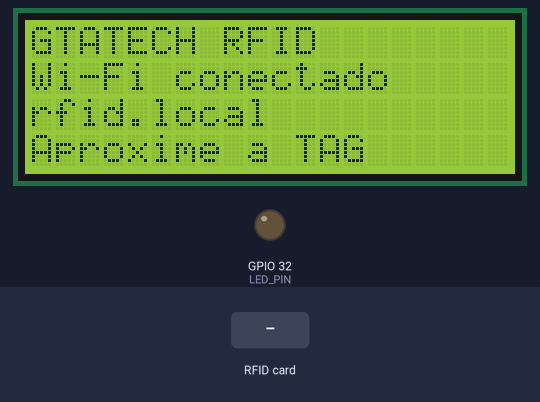
A sketch run on a simulated ESP32. Shown: 20×4 character LCD, output pins drawn as LEDs (lit = HIGH). Inputs (shaded band) come from the test bench. WiFi joins after 1.5 s; servers stay silent unless stated; uploads are accepted with an empty reply; what the sketch prints to the serial monitor is not drawn.

Above: at 3.1 s.
3.2 s: RFID card 5E 7A 19 C4 held to the reader
At 4.5 s:
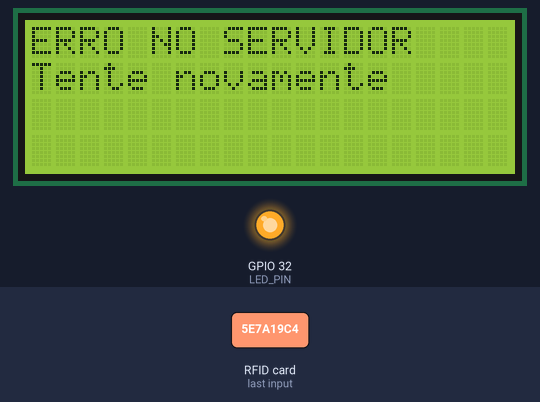
At 8.7 s:
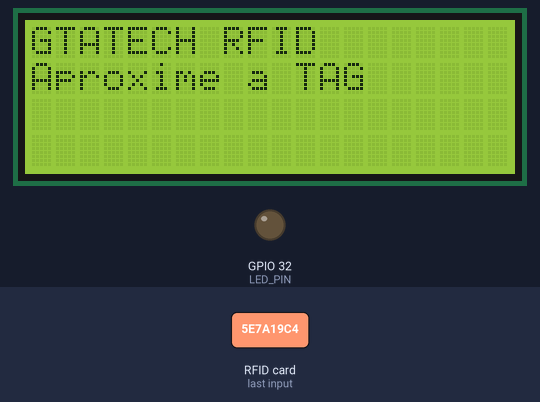
Timing chart, 0 to 10.2 s (numbered marks = the images above; inputs shaded):
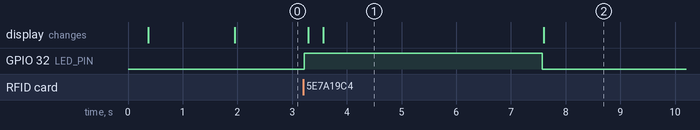

Measured:
- after the input at 3.2 s, GPIO 32 (LED_PIN): LOW → HIGH at once, → LOW 4.4 s later; the display: first changes after 0.09 s (image 1 shows a later state)
- what the display in image 1 shows lasts 4.0 s, from 3.6 s to 7.6 s

The sketch:

esp32_rfid.ino
```cpp
/*
 * GTATECH - leitor RFID ESP32
 * ESP32 + MFRC522 + LCD I2C 20x4
 *
 * Identificacao mDNS: rfid.local
 *
 * API:
 * http://servertecnico.local/index.php?r=api-rfid
 *
 * Campo enviado: tag_uid=uid-em-hex-minusculo
 * Resposta esperada: l1|l2|l3|l4
 */

#include <WiFi.h>
#include <HTTPClient.h>
#include <WiFiClient.h>
#include <Wire.h>
#include <SPI.h>
#include <MFRC522.h>
#include <LiquidCrystal_I2C.h>
#include <ESPmDNS.h>

// ========================================
// CONFIGURACAO WI-FI
// ========================================

const char* WIFI_SSID = "MundoSENAI";
const char* WIFI_PASS = "senai2025";

// Servidor PHP — rota registrada em config/routes.php
const char* SERVER_URL =
  "http://servertecnico.local/index.php?r=api-rfid";

// Nome mDNS do ESP32
const char* MDNS_HOSTNAME = "rfid";

// ========================================
// PINOS
// ========================================

#define RFID_SS_PIN   21
#define RFID_RST_PIN  22
#define LCD_SDA_PIN   33
#define LCD_SCL_PIN   25
#define LED_PIN       32

// ========================================
// OBJETOS
// ========================================

LiquidCrystal_I2C lcd(0x27, 20, 4);
MFRC522 rfid(RFID_SS_PIN, RFID_RST_PIN);

// ========================================
// VARIAVEIS GLOBAIS
// ========================================

unsigned long wifiRetryAt = 0;
unsigned long cardResetAt = 0;

String lastUid = "";

bool mdnsStarted = false;

// ========================================
// LCD
// ========================================

void lcdText(byte line, const String& text) {
  String padded = text.substring(0, 20);

  while (padded.length() < 20) {
    padded += ' ';
  }

  lcd.setCursor(0, line);
  lcd.print(padded);
}

void showLCD(
  const String& l1,
  const String& l2,
  const String& l3,
  const String& l4
) {
  lcdText(0, l1);
  lcdText(1, l2);
  lcdText(2, l3);
  lcdText(3, l4);
}

void waitingScreen() {
  showLCD(
    "GTATECH RFID",
    "Aproxime a TAG",
    "",
    ""
  );
}

// ========================================
// ESPmDNS
// ========================================

void startMDNS() {

  if (mdnsStarted) {
    return;
  }

  if (WiFi.status() != WL_CONNECTED) {
    return;
  }

  if (MDNS.begin(MDNS_HOSTNAME)) {

    mdnsStarted = true;

    Serial.println();
    Serial.println("================================");
    Serial.println("mDNS iniciado com sucesso!");
    Serial.print("Nome: ");
    Serial.println(MDNS_HOSTNAME);
    Serial.println("Endereco: http://rfid.local");
    Serial.print("IP: ");
    Serial.println(WiFi.localIP());
    Serial.println("================================");

  } else {

    Serial.println("Falha ao iniciar mDNS");

  }
}

void stopMDNS() {

  if (mdnsStarted) {

    MDNS.end();
    mdnsStarted = false;

    Serial.println("mDNS encerrado");

  }
}

// ========================================
// UID DO CARTAO RFID
// ========================================

String uidFromCard() {

  String uid = "";

  uid.reserve(rfid.uid.size * 2);

  for (byte i = 0; i < rfid.uid.size; i++) {

    if (rfid.uid.uidByte[i] < 0x10) {
      uid += '0';
    }

    uid += String(rfid.uid.uidByte[i], HEX);
  }

  uid.toLowerCase();

  return uid;
}

// ========================================
// CONEXAO WI-FI
// ========================================

bool connectWiFi(bool showStatus) {

  if (WiFi.status() == WL_CONNECTED) {
    return true;
  }

  WiFi.mode(WIFI_STA);

  WiFi.begin(WIFI_SSID, WIFI_PASS);

  if (!showStatus) {
    return false;
  }

  showLCD(
    "GTATECH RFID",
    "Conectando Wi-Fi...",
    "Aguarde",
    ""
  );

  unsigned long start = millis();

  while (
    WiFi.status() != WL_CONNECTED &&
    millis() - start < 30000
  ) {

    delay(500);
    Serial.print('.');

  }

  Serial.println();

  if (WiFi.status() == WL_CONNECTED) {

    Serial.print("Wi-Fi conectado. IP: ");
    Serial.println(WiFi.localIP());

    startMDNS();

    showLCD(
      "GTATECH RFID",
      "Wi-Fi conectado",
      "rfid.local",
      "Aproxime a TAG"
    );

    return true;

  }

  Serial.println("Falha ao conectar ao Wi-Fi");

  showLCD(
    "GTATECH RFID",
    "Falha no Wi-Fi",
    "Verifique rede/senha",
    "Tentando novamente"
  );

  return false;
}

// ========================================
// ENVIO DA TAG PARA O SERVIDOR
// ========================================

void sendTag(const String& uid) {

  if (WiFi.status() != WL_CONNECTED) {

    showLCD(
      "ERRO WI-FI",
      "Sem conexao",
      "Reconectando...",
      ""
    );

    wifiRetryAt = millis();

    WiFi.disconnect();

    connectWiFi(false);

    return;
  }

  showLCD(
    "GTATECH RFID",
    "Consultando servidor",
    "",
    ""
  );

  WiFiClient client;

  HTTPClient http;

  http.setTimeout(8000);

  if (!http.begin(client, SERVER_URL)) {

    showLCD(
      "ERRO HTTP",
      "Falha ao iniciar",
      "Tente novamente",
      ""
    );

    return;
  }

  http.addHeader(
    "Content-Type",
    "application/x-www-form-urlencoded"
  );

  String body = "tag_uid=" + uid;

  Serial.print("Enviando UID: ");
  Serial.println(uid);

  int httpCode = http.POST(body);

  Serial.print("Codigo HTTP: ");
  Serial.println(httpCode);

  if (httpCode <= 0) {

    Serial.print("Erro detalhado: ");
    Serial.println(http.errorToString(httpCode));

    Serial.print("IP do ESP32: ");
    Serial.println(WiFi.localIP());

    Serial.print("Servidor: ");
    Serial.println(SERVER_URL);

    showLCD(
      "ERRO DE CONEXAO",
      "Tente novamente",
      "",
      ""
    );

    http.end();

    return;
  }

  String response = http.getString();

  http.end();

  response.trim();

  Serial.println("Resposta do servidor:");
  Serial.println(response);

  if (
    httpCode < 200 ||
    httpCode >= 300 ||
    response.length() == 0
  ) {

    showLCD(
      "ERRO NO SERVIDOR",
      "Tente novamente",
      "",
      ""
    );

    return;
  }

  int p1 = response.indexOf('|');

  int p2 = p1 >= 0
    ? response.indexOf('|', p1 + 1)
    : -1;

  int p3 = p2 >= 0
    ? response.indexOf('|', p2 + 1)
    : -1;

  String l1 = p1 >= 0
    ? response.substring(0, p1)
    : "TAG lida";

  String l2 = p2 >= 0
    ? response.substring(p1 + 1, p2)
    : "Dados recebidos";

  String l3 = p3 >= 0
    ? response.substring(p2 + 1, p3)
    : "";

  String l4 = p3 >= 0
    ? response.substring(p3 + 1)
    : "";

  // ========================================
  // TITULO DO LCD CONFORME O RESULTADO
  // ========================================

  if (
    l2.indexOf("TAG desconhecida") >= 0 ||
    l4.indexOf("NEGADO") >= 0
  ) {

    showLCD(
      "TAG nao encontrada",
      l2,
      l3,
      l4
    );

  } else if (l3.startsWith("GTA:")) {

    showLCD(
      "GTA GTATECH",
      l2,
      l3,
      l4
    );

  } else if (
    l3.indexOf("SEM GTA") >= 0 ||
    l2.indexOf("SEM GTA") >= 0
  ) {

    showLCD(
      "SEM GTA ATIVA",
      l2,
      l3,
      l4
    );

  } else {

    showLCD(
      "Motorista localizado",
      l2,
      l3,
      l4
    );

  }
}

// ========================================
// SETUP
// ========================================

void setup() {

  Serial.begin(115200);

  delay(100);

  pinMode(LED_PIN, OUTPUT);

  digitalWrite(LED_PIN, LOW);

  Wire.begin(
    LCD_SDA_PIN,
    LCD_SCL_PIN
  );

  SPI.begin();

  lcd.init();

  lcd.backlight();

  waitingScreen();

  rfid.PCD_Init();

  Serial.print("Versao MFRC522: 0x");

  Serial.println(
    rfid.PCD_ReadRegister(rfid.VersionReg),
    HEX
  );

  connectWiFi(true);

}

// ========================================
// LOOP PRINCIPAL
// ========================================

void loop() {

  // Verifica conexao Wi-Fi

  if (WiFi.status() != WL_CONNECTED) {

    if (mdnsStarted) {
      stopMDNS();
    }

    if (
      wifiRetryAt == 0 ||
      millis() - wifiRetryAt >= 15000
    ) {

      wifiRetryAt = millis();

      Serial.println("Reconectando Wi-Fi...");

      WiFi.disconnect();

      WiFi.begin(
        WIFI_SSID,
        WIFI_PASS
      );

    }

  } else {

    // Inicia mDNS apos reconectar

    wifiRetryAt = 0;

    if (!mdnsStarted) {
      startMDNS();
    }

  }

  // Verifica nova TAG

  if (!rfid.PICC_IsNewCardPresent()) {
    return;
  }

  if (!rfid.PICC_ReadCardSerial()) {
    return;
  }

  String uid = uidFromCard();

  // Evita leitura duplicada

  if (
    uid == lastUid &&
    millis() - cardResetAt < 4000
  ) {

    rfid.PICC_HaltA();

    rfid.PCD_StopCrypto1();

    return;
  }

  lastUid = uid;

  cardResetAt = millis();

  digitalWrite(LED_PIN, HIGH);

  Serial.println("TAG lida: " + uid);

  sendTag(uid);

  rfid.PICC_HaltA();

  rfid.PCD_StopCrypto1();

  delay(4000);

  digitalWrite(LED_PIN, LOW);

  waitingScreen();

  lastUid = "";

  delay(500);

}
```
